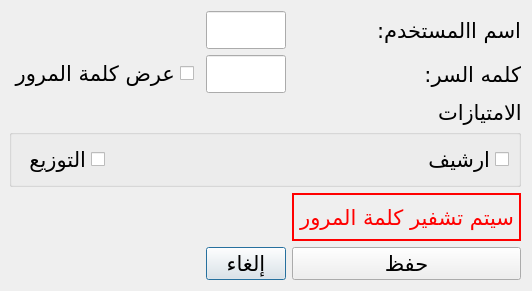
<?xml version="1.0" encoding="UTF-8"?>
<ui version="4.0">
 <class>Dialog</class>
 <widget class="QDialog" name="Dialog">
  <property name="windowModality">
   <enum>Qt::WindowModal</enum>
  </property>
  <property name="geometry">
   <rect>
    <x>0</x>
    <y>0</y>
    <width>397</width>
    <height>291</height>
   </rect>
  </property>
  <property name="font">
   <font>
    <family>Arabic Typesetting</family>
    <pointsize>16</pointsize>
   </font>
  </property>
  <property name="windowTitle">
   <string>D.P.A-إضافة مستخدم جديد</string>
  </property>
  <property name="windowIcon">
   <iconset resource="../qrc_source/source.qrc">
    <normaloff>:/MainIcon/Image/pngtree-beautiful-wheat-glyph-vector-icon-png-image_2003301.jpg</normaloff>:/MainIcon/Image/pngtree-beautiful-wheat-glyph-vector-icon-png-image_2003301.jpg</iconset>
  </property>
  <property name="layoutDirection">
   <enum>Qt::RightToLeft</enum>
  </property>
  <property name="autoFillBackground">
   <bool>false</bool>
  </property>
  <property name="locale">
   <locale language="Arabic" country="Tunisia"/>
  </property>
  <property name="sizeGripEnabled">
   <bool>false</bool>
  </property>
  <property name="modal">
   <bool>false</bool>
  </property>
  <layout class="QGridLayout" name="gridLayout">
   <property name="leftMargin">
    <number>9</number>
   </property>
   <property name="verticalSpacing">
    <number>6</number>
   </property>
   <item row="4" column="1">
    <widget class="QPushButton" name="pushButton_2">
     <property name="text">
      <string>إلغاء</string>
     </property>
    </widget>
   </item>
   <item row="0" column="1">
    <widget class="QLineEdit" name="userName_2"/>
   </item>
   <item row="0" column="0">
    <widget class="QLabel" name="userName">
     <property name="text">
      <string>اسم االمستخدم:</string>
     </property>
    </widget>
   </item>
   <item row="1" column="0">
    <widget class="QLabel" name="passwordlabel">
     <property name="text">
      <string>كلمه السر:</string>
     </property>
     <property name="margin">
      <number>0</number>
     </property>
    </widget>
   </item>
   <item row="1" column="1">
    <widget class="QLineEdit" name="password_2">
     <property name="maxLength">
      <number>55</number>
     </property>
     <property name="echoMode">
      <enum>QLineEdit::Password</enum>
     </property>
    </widget>
   </item>
   <item row="3" column="0">
    <widget class="QLabel" name="label">
     <property name="palette">
      <palette>
       <active>
        <colorrole role="WindowText">
         <brush brushstyle="SolidPattern">
          <color alpha="255">
           <red>255</red>
           <green>0</green>
           <blue>0</blue>
          </color>
         </brush>
        </colorrole>
        <colorrole role="Button">
         <brush brushstyle="SolidPattern">
          <color alpha="255">
           <red>255</red>
           <green>0</green>
           <blue>0</blue>
          </color>
         </brush>
        </colorrole>
        <colorrole role="Light">
         <brush brushstyle="SolidPattern">
          <color alpha="255">
           <red>255</red>
           <green>127</green>
           <blue>127</blue>
          </color>
         </brush>
        </colorrole>
        <colorrole role="Midlight">
         <brush brushstyle="SolidPattern">
          <color alpha="255">
           <red>255</red>
           <green>63</green>
           <blue>63</blue>
          </color>
         </brush>
        </colorrole>
        <colorrole role="Dark">
         <brush brushstyle="SolidPattern">
          <color alpha="255">
           <red>127</red>
           <green>0</green>
           <blue>0</blue>
          </color>
         </brush>
        </colorrole>
        <colorrole role="Mid">
         <brush brushstyle="SolidPattern">
          <color alpha="255">
           <red>170</red>
           <green>0</green>
           <blue>0</blue>
          </color>
         </brush>
        </colorrole>
        <colorrole role="Text">
         <brush brushstyle="SolidPattern">
          <color alpha="255">
           <red>0</red>
           <green>0</green>
           <blue>0</blue>
          </color>
         </brush>
        </colorrole>
        <colorrole role="BrightText">
         <brush brushstyle="SolidPattern">
          <color alpha="255">
           <red>255</red>
           <green>255</green>
           <blue>255</blue>
          </color>
         </brush>
        </colorrole>
        <colorrole role="ButtonText">
         <brush brushstyle="SolidPattern">
          <color alpha="255">
           <red>0</red>
           <green>0</green>
           <blue>0</blue>
          </color>
         </brush>
        </colorrole>
        <colorrole role="Base">
         <brush brushstyle="SolidPattern">
          <color alpha="255">
           <red>255</red>
           <green>255</green>
           <blue>255</blue>
          </color>
         </brush>
        </colorrole>
        <colorrole role="Window">
         <brush brushstyle="SolidPattern">
          <color alpha="255">
           <red>255</red>
           <green>0</green>
           <blue>0</blue>
          </color>
         </brush>
        </colorrole>
        <colorrole role="Shadow">
         <brush brushstyle="SolidPattern">
          <color alpha="255">
           <red>0</red>
           <green>0</green>
           <blue>0</blue>
          </color>
         </brush>
        </colorrole>
        <colorrole role="AlternateBase">
         <brush brushstyle="SolidPattern">
          <color alpha="255">
           <red>255</red>
           <green>127</green>
           <blue>127</blue>
          </color>
         </brush>
        </colorrole>
        <colorrole role="ToolTipBase">
         <brush brushstyle="SolidPattern">
          <color alpha="255">
           <red>255</red>
           <green>255</green>
           <blue>220</blue>
          </color>
         </brush>
        </colorrole>
        <colorrole role="ToolTipText">
         <brush brushstyle="SolidPattern">
          <color alpha="255">
           <red>0</red>
           <green>0</green>
           <blue>0</blue>
          </color>
         </brush>
        </colorrole>
       </active>
       <inactive>
        <colorrole role="WindowText">
         <brush brushstyle="SolidPattern">
          <color alpha="255">
           <red>255</red>
           <green>0</green>
           <blue>0</blue>
          </color>
         </brush>
        </colorrole>
        <colorrole role="Button">
         <brush brushstyle="SolidPattern">
          <color alpha="255">
           <red>255</red>
           <green>0</green>
           <blue>0</blue>
          </color>
         </brush>
        </colorrole>
        <colorrole role="Light">
         <brush brushstyle="SolidPattern">
          <color alpha="255">
           <red>255</red>
           <green>127</green>
           <blue>127</blue>
          </color>
         </brush>
        </colorrole>
        <colorrole role="Midlight">
         <brush brushstyle="SolidPattern">
          <color alpha="255">
           <red>255</red>
           <green>63</green>
           <blue>63</blue>
          </color>
         </brush>
        </colorrole>
        <colorrole role="Dark">
         <brush brushstyle="SolidPattern">
          <color alpha="255">
           <red>127</red>
           <green>0</green>
           <blue>0</blue>
          </color>
         </brush>
        </colorrole>
        <colorrole role="Mid">
         <brush brushstyle="SolidPattern">
          <color alpha="255">
           <red>170</red>
           <green>0</green>
           <blue>0</blue>
          </color>
         </brush>
        </colorrole>
        <colorrole role="Text">
         <brush brushstyle="SolidPattern">
          <color alpha="255">
           <red>0</red>
           <green>0</green>
           <blue>0</blue>
          </color>
         </brush>
        </colorrole>
        <colorrole role="BrightText">
         <brush brushstyle="SolidPattern">
          <color alpha="255">
           <red>255</red>
           <green>255</green>
           <blue>255</blue>
          </color>
         </brush>
        </colorrole>
        <colorrole role="ButtonText">
         <brush brushstyle="SolidPattern">
          <color alpha="255">
           <red>0</red>
           <green>0</green>
           <blue>0</blue>
          </color>
         </brush>
        </colorrole>
        <colorrole role="Base">
         <brush brushstyle="SolidPattern">
          <color alpha="255">
           <red>255</red>
           <green>255</green>
           <blue>255</blue>
          </color>
         </brush>
        </colorrole>
        <colorrole role="Window">
         <brush brushstyle="SolidPattern">
          <color alpha="255">
           <red>255</red>
           <green>0</green>
           <blue>0</blue>
          </color>
         </brush>
        </colorrole>
        <colorrole role="Shadow">
         <brush brushstyle="SolidPattern">
          <color alpha="255">
           <red>0</red>
           <green>0</green>
           <blue>0</blue>
          </color>
         </brush>
        </colorrole>
        <colorrole role="AlternateBase">
         <brush brushstyle="SolidPattern">
          <color alpha="255">
           <red>255</red>
           <green>127</green>
           <blue>127</blue>
          </color>
         </brush>
        </colorrole>
        <colorrole role="ToolTipBase">
         <brush brushstyle="SolidPattern">
          <color alpha="255">
           <red>255</red>
           <green>255</green>
           <blue>220</blue>
          </color>
         </brush>
        </colorrole>
        <colorrole role="ToolTipText">
         <brush brushstyle="SolidPattern">
          <color alpha="255">
           <red>0</red>
           <green>0</green>
           <blue>0</blue>
          </color>
         </brush>
        </colorrole>
       </inactive>
       <disabled>
        <colorrole role="WindowText">
         <brush brushstyle="SolidPattern">
          <color alpha="255">
           <red>127</red>
           <green>0</green>
           <blue>0</blue>
          </color>
         </brush>
        </colorrole>
        <colorrole role="Button">
         <brush brushstyle="SolidPattern">
          <color alpha="255">
           <red>255</red>
           <green>0</green>
           <blue>0</blue>
          </color>
         </brush>
        </colorrole>
        <colorrole role="Light">
         <brush brushstyle="SolidPattern">
          <color alpha="255">
           <red>255</red>
           <green>127</green>
           <blue>127</blue>
          </color>
         </brush>
        </colorrole>
        <colorrole role="Midlight">
         <brush brushstyle="SolidPattern">
          <color alpha="255">
           <red>255</red>
           <green>63</green>
           <blue>63</blue>
          </color>
         </brush>
        </colorrole>
        <colorrole role="Dark">
         <brush brushstyle="SolidPattern">
          <color alpha="255">
           <red>127</red>
           <green>0</green>
           <blue>0</blue>
          </color>
         </brush>
        </colorrole>
        <colorrole role="Mid">
         <brush brushstyle="SolidPattern">
          <color alpha="255">
           <red>170</red>
           <green>0</green>
           <blue>0</blue>
          </color>
         </brush>
        </colorrole>
        <colorrole role="Text">
         <brush brushstyle="SolidPattern">
          <color alpha="255">
           <red>127</red>
           <green>0</green>
           <blue>0</blue>
          </color>
         </brush>
        </colorrole>
        <colorrole role="BrightText">
         <brush brushstyle="SolidPattern">
          <color alpha="255">
           <red>255</red>
           <green>255</green>
           <blue>255</blue>
          </color>
         </brush>
        </colorrole>
        <colorrole role="ButtonText">
         <brush brushstyle="SolidPattern">
          <color alpha="255">
           <red>127</red>
           <green>0</green>
           <blue>0</blue>
          </color>
         </brush>
        </colorrole>
        <colorrole role="Base">
         <brush brushstyle="SolidPattern">
          <color alpha="255">
           <red>255</red>
           <green>0</green>
           <blue>0</blue>
          </color>
         </brush>
        </colorrole>
        <colorrole role="Window">
         <brush brushstyle="SolidPattern">
          <color alpha="255">
           <red>255</red>
           <green>0</green>
           <blue>0</blue>
          </color>
         </brush>
        </colorrole>
        <colorrole role="Shadow">
         <brush brushstyle="SolidPattern">
          <color alpha="255">
           <red>0</red>
           <green>0</green>
           <blue>0</blue>
          </color>
         </brush>
        </colorrole>
        <colorrole role="AlternateBase">
         <brush brushstyle="SolidPattern">
          <color alpha="255">
           <red>255</red>
           <green>0</green>
           <blue>0</blue>
          </color>
         </brush>
        </colorrole>
        <colorrole role="ToolTipBase">
         <brush brushstyle="SolidPattern">
          <color alpha="255">
           <red>255</red>
           <green>255</green>
           <blue>220</blue>
          </color>
         </brush>
        </colorrole>
        <colorrole role="ToolTipText">
         <brush brushstyle="SolidPattern">
          <color alpha="255">
           <red>0</red>
           <green>0</green>
           <blue>0</blue>
          </color>
         </brush>
        </colorrole>
       </disabled>
      </palette>
     </property>
     <property name="frameShape">
      <enum>QFrame::WinPanel</enum>
     </property>
     <property name="frameShadow">
      <enum>QFrame::Plain</enum>
     </property>
     <property name="lineWidth">
      <number>0</number>
     </property>
     <property name="midLineWidth">
      <number>0</number>
     </property>
     <property name="text">
      <string>سيتم تشفير كلمة المرور</string>
     </property>
    </widget>
   </item>
   <item row="1" column="3">
    <widget class="QCheckBox" name="displayPassword">
     <property name="text">
      <string>عرض كلمة المرور</string>
     </property>
    </widget>
   </item>
   <item row="4" column="0">
    <widget class="QPushButton" name="pushButton">
     <property name="text">
      <string>حفظ</string>
     </property>
    </widget>
   </item>
   <item row="2" column="0" colspan="4">
    <widget class="QGroupBox" name="groupBox">
     <property name="title">
      <string>الامتيازات</string>
     </property>
     <layout class="QGridLayout" name="gridLayout_2">
      <item row="0" column="2">
       <widget class="QCheckBox" name="distribution">
        <property name="text">
         <string>التوزيع</string>
        </property>
        <property name="tristate">
         <bool>false</bool>
        </property>
       </widget>
      </item>
      <item row="0" column="0">
       <widget class="QCheckBox" name="history">
        <property name="text">
         <string>ارشيف</string>
        </property>
       </widget>
      </item>
      <item row="0" column="1">
       <spacer name="horizontalSpacer">
        <property name="orientation">
         <enum>Qt::Horizontal</enum>
        </property>
        <property name="sizeHint" stdset="0">
         <size>
          <width>40</width>
          <height>20</height>
         </size>
        </property>
       </spacer>
      </item>
     </layout>
    </widget>
   </item>
   <item row="4" column="2">
    <spacer name="horizontalSpacer_2">
     <property name="orientation">
      <enum>Qt::Horizontal</enum>
     </property>
     <property name="sizeHint" stdset="0">
      <size>
       <width>40</width>
       <height>20</height>
      </size>
     </property>
    </spacer>
   </item>
  </layout>
 </widget>
 <resources>
  <include location="../qrc_source/source.qrc"/>
 </resources>
 <connections/>
</ui>
